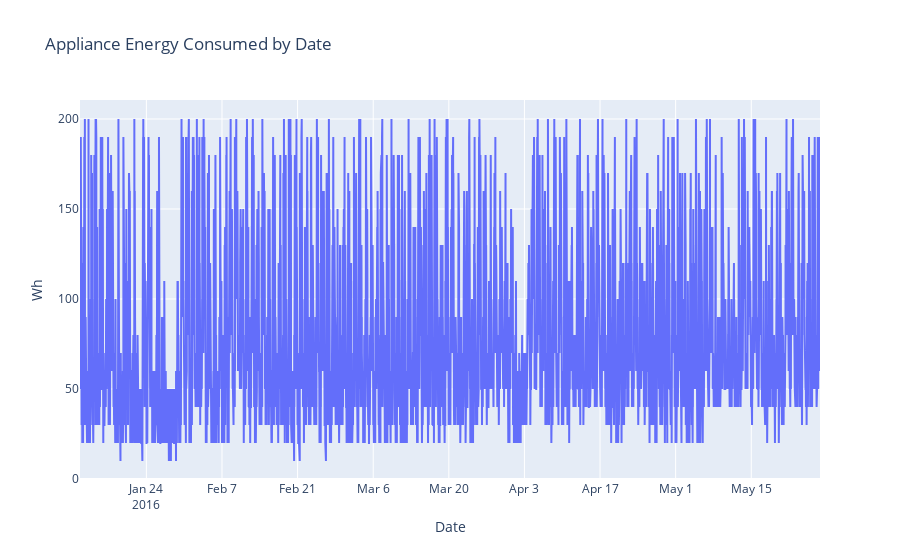

The code cell stored with this chart in its notebook:
### Code cell
import plotly.graph_objs as go

app_date = go.Scatter(x = new_en.date_time,  mode = "lines", y = new_en.a_energy)
layout = go.Layout(title = 'Appliance Energy Consumed by Date', xaxis = dict(title='Date'), yaxis = dict(title='Wh'))
fig = go.Figure(data = [app_date], layout = layout)

fig.show()

### Figure 1 — Plotly figure (JSON) as saved in the notebook; plotly's stock layout.template omitted (floating-point values rounded to 4 significant figures; data arrays with more than 128 entries replaced by an {"elided": "..."} marker saying what was removed)
{"data": [{"mode": "lines", "type": "scatter", "x": {"elided": "17819 str values"}, "y": {"elided": "17819 int values"}}], "layout": {"title": {"text": "Appliance Energy Consumed by Date"}, "xaxis": {"title": {"text": "Date"}}, "yaxis": {"title": {"text": "Wh"}}}}
